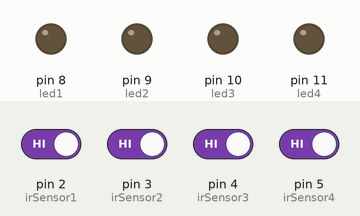
Simulated run of this sketch. Board: Arduino Uno, built with avr-gcc and run on an emulated ATmega328P. On the bench: output pins drawn as LEDs (lit = HIGH). The inputs (shaded band) are chosen by the test bench; at power-on: pin 2 (irSensor1), pin 3 (irSensor2), pin 4 (irSensor3), pin 5 (irSensor4) HIGH. Not simulated (calls return 0 or success): arduino_secrets.h.

Above: at 1.2 s.
1.3 s: pin 2 (irSensor1) driven LOW
At 2.0 s:
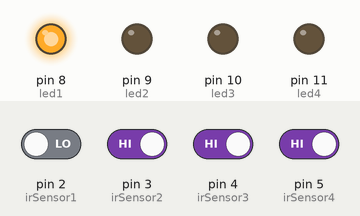
2.8 s: pin 3 (irSensor2) driven LOW
At 3.2 s:
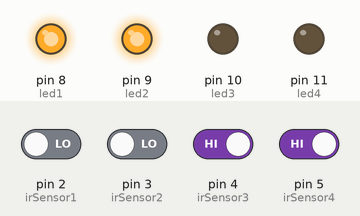
4.3 s: pin 4 (irSensor3) driven LOW
At 5.5 s:
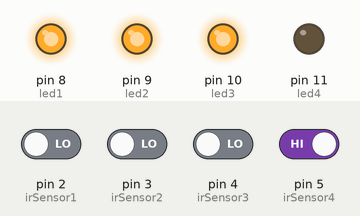
5.8 s: pin 5 (irSensor4) driven LOW
At 6.8 s:
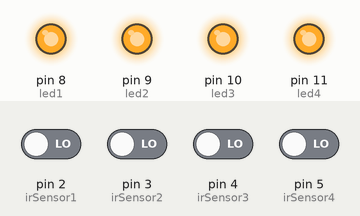
7.3 s: pin 2 (irSensor1) driven HIGH
At 8.0 s:
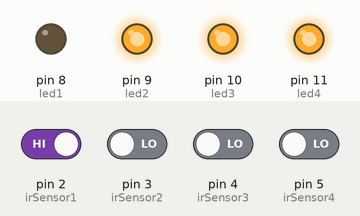
8.8 s: pin 3 (irSensor2) driven HIGH
At 9.2 s:
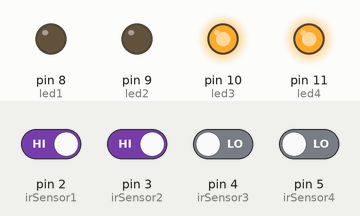
Timing chart, 0 to 11.3 s (numbered marks = the images above; inputs shaded):
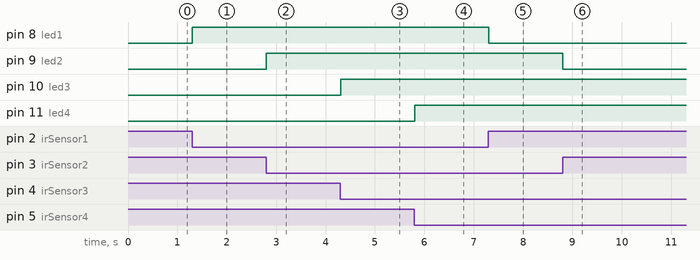

The sketch:

ir_activated_led.ino
```cpp
#include "arduino_secrets.h"

// Define IR sensor pins
const int irSensor1 = 2;
const int irSensor2 = 3;
const int irSensor3 = 4;
const int irSensor4 = 5;

// Define LED pins
const int led1 = 8;
const int led2 = 9;
const int led3 = 10;
const int led4 = 11;

void setup() {
  // Initialize IR sensor pins as inputs
  pinMode(irSensor1, INPUT);
  pinMode(irSensor2, INPUT);
  pinMode(irSensor3, INPUT);
  pinMode(irSensor4, INPUT);

  // Initialize LED pins as outputs
  pinMode(led1, OUTPUT);
  pinMode(led2, OUTPUT);
  pinMode(led3, OUTPUT);
  pinMode(led4, OUTPUT);
}

void loop() {
  // Read the state of each IR sensor
  int state1 = digitalRead(irSensor1);
  int state2 = digitalRead(irSensor2);
  int state3 = digitalRead(irSensor3);
  int state4 = digitalRead(irSensor4);

  // Control LEDs based on IR sensor states
  digitalWrite(led1, state1 == LOW ? HIGH : LOW);  // Turn on LED if sensor detects object
  digitalWrite(led2, state2 == LOW ? HIGH : LOW);
  digitalWrite(led3, state3 == LOW ? HIGH : LOW);
  digitalWrite(led4, state4 == LOW ? HIGH : LOW);

  // Small delay to stabilize readings
  delay(50);
}
```

Measured:
- after the input at 1.3 s, pin 8 (led1): LOW → HIGH at once
- after the input at 2.8 s, pin 9 (led2): LOW → HIGH at once
- after the input at 4.3 s, pin 10 (led3): LOW → HIGH at once
- after the input at 5.8 s, pin 11 (led4): LOW → HIGH at once
- after the input at 7.3 s, pin 8 (led1): HIGH → LOW at once
- after the input at 8.8 s, pin 9 (led2): HIGH → LOW at once
